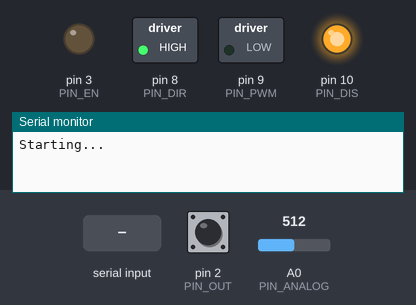
A sketch run on a simulated Arduino Uno, built with avr-gcc and run on an emulated ATmega328P. Parts: switched loads named in the sketch (green lamp = pin HIGH), output pins drawn as LEDs (lit = HIGH), the last lines printed to the serial monitor. The inputs (shaded band) are chosen by the test bench; at power-on: pin 2 (PIN_OUT) LOW, A0 (PIN_ANALOG) = 512.

Above: at 1.06 s.
1.1 s: pin 2 (PIN_OUT) pulsed HIGH 2 times (0.12 s each, 0.3 s apart)
At 2.0 s:
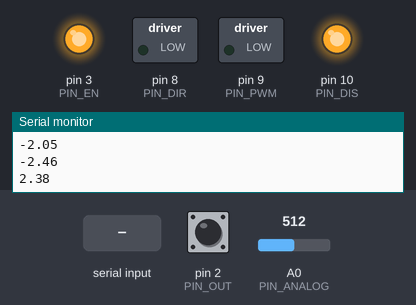
3.2 s: "90,45\n" received over Serial
At 4.3 s:
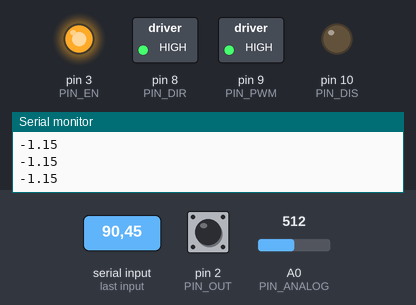
4.7 s: "0\n" received over Serial
At 5.3 s:
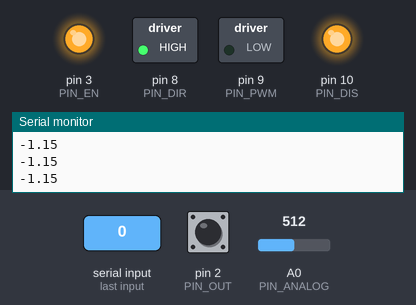
6.2 s: "30,150\n" received over Serial
At 6.6 s:
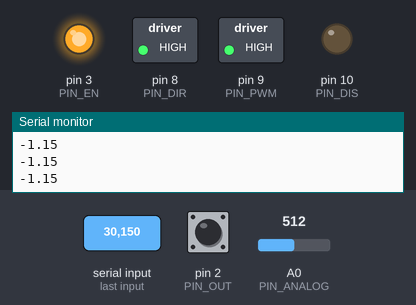
Timing chart, 0 to 8.7 s (numbered marks = the images above; inputs shaded):
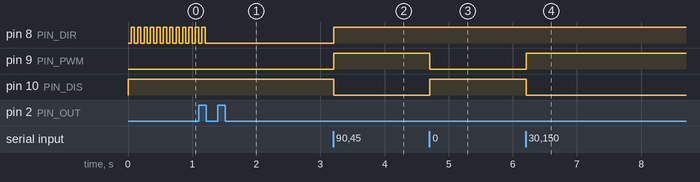

Measured:
- after the input at 1.1 s, pin 3 (PIN_EN): LOW → HIGH after 0.15 s; pin 8 (PIN_DIR): goes on until 1.2 s, then stays LOW
- after the input at 3.2 s, pin 8 (PIN_DIR), pin 9 (PIN_PWM): LOW → HIGH at once; pin 10 (PIN_DIS): HIGH → LOW at once
- after the input at 4.7 s, pin 9 (PIN_PWM): HIGH → LOW at once; pin 10 (PIN_DIS): LOW → HIGH at once
- after the input at 6.2 s, pin 9 (PIN_PWM): LOW → HIGH at once; pin 10 (PIN_DIS): HIGH → LOW at once

The sketch:

coil_driver.ino
```cpp
const uint16_t PWM_TOP = 400;

const uint8_t  PIN_OUT = 2;
const uint8_t PIN_EN = 3;

const uint8_t  PIN_DIR = 8;
const uint8_t PIN_PWM = 9;
const uint8_t PIN_DIS = 10;

const uint8_t PIN_ANALOG = 0;

const uint16_t PRINT_INTERVAL = 100;
const uint16_t READ_INTERVAL = 10;

unsigned long printTimer = 0;
unsigned long readTimer = 0;
unsigned long time = 0;

bool dir = false;
float currentTarget = 0;

void setup() {
  Serial.begin(9600);
  Serial.println("Starting...");
  initPins();
  initHIP4080();
  initTimer();

  Serial.println("Current drive ready.");
  Serial.println("Enter current amount [-1.0, 1.0]:");
}

float modIndex;
float k = 0.0063;
int kIndex = 0;
void loop() {
  if (Serial.available()) {modIndex = getCurrentFromComputer(); setCurrent(modIndex);}
  time = millis();
//   runCurrentPID(time);
//   if (++kIndex > 45) {
//     kIndex = 0;
//     k = 0.0063;
//   } else {k *= 1.1;}
//   setCurrent(sin(k*time));

  if (time >= readTimer) {
    readCurrent();
    readTimer = time + READ_INTERVAL;
  }

  if (time >= printTimer) {
    // Serial.print(currentTarget);
    // Serial.print(", ");
    Serial.println(getCurrentSmooth());
    printTimer = time + PRINT_INTERVAL;
  }
}
```

init.ino
```cpp
void initPins() {
  pinMode(PIN_OUT, INPUT); //Comparator Out
  pinMode(PIN_EN, OUTPUT); //En
  digitalWrite(PIN_EN, 0);  //set enable to 0
  pinMode(PIN_DIS, OUTPUT);
  digitalWrite(PIN_DIS, 1);
  pinMode(PIN_PWM, OUTPUT); //PWM
  digitalWrite(PIN_PWM, 0); //set PWM to 0, means 0 current
  pinMode(PIN_DIR, OUTPUT); //DIR
}

void initHIP4080(){
  digitalWrite(PIN_DIR, 0);
  delay(50);
  while (digitalRead(PIN_OUT) != 0) {
    digitalWrite(PIN_DIR, 1);
    delay(50);
    digitalWrite(PIN_DIR, 0);
    delay(50);
  }
  digitalWrite(PIN_DIR, 1);
  delay(50);
  while (digitalRead(PIN_OUT) != 1) {
    digitalWrite(PIN_DIR, 0);
    delay(50);
    digitalWrite(PIN_DIR, 1);
    delay(50);
  }
  digitalWrite(PIN_DIR, 0);
  delay(50);
  while (digitalRead(PIN_OUT) != 0) {
    digitalWrite(PIN_DIR, 1);
    delay(50);
    digitalWrite(PIN_DIR, 0);
    delay(50);
  }
  digitalWrite(PIN_EN, 1);
}

void initTimer(){
  TCCR1A = _BV(COM1A1) | _BV(WGM11);
  TCCR1B = _BV(WGM13) | _BV(WGM12) | _BV(CS10);
  ICR1   = PWM_TOP;
  setCurrent(0);
}
```

readCurrent.ino
```cpp
const int BUFFER_LEN = 100;

int buffer[BUFFER_LEN] = {0};
int total = 0;
int bufferIndex = 0;

const float SCALE_FACTOR = 10.0/6.1*5.0/1023.0;

void readCurrent(){
  total -= buffer[bufferIndex];
  buffer[bufferIndex] = analogRead(PIN_ANALOG);
  total += buffer[bufferIndex];

  if (++bufferIndex == BUFFER_LEN) {
    bufferIndex = 0;
  }
}

float getCurrentSmooth(){
  if (dir) return (float)total*(SCALE_FACTOR/BUFFER_LEN);
  else return -(float)total*(SCALE_FACTOR/BUFFER_LEN);
}

float getCurrent(){
    if (dir) return (float)buffer[(bufferIndex-1)%BUFFER_LEN]*SCALE_FACTOR;
    else return -(float)buffer[(bufferIndex-1)%BUFFER_LEN]*SCALE_FACTOR;
}
```

setCurrent.ino
```cpp
// vel: -1.0 (full reverse) to +1.0 (full forward), 0 = stop
void setCurrent(float modulationIndex) {
  modulationIndex = constrain(modulationIndex, -1.0f, 1.0f);

  if (modulationIndex == 0.0f) {
    TCCR1A &= ~(_BV(COM1A1) | _BV(COM1A0)); // Disconnect OC1A from Timer1
    digitalWrite(PIN_DIS, HIGH); // Drive HIGH = motor inactive, shut off all mosfets and break
    digitalWrite(PIN_PWM, LOW);
  } else {
    digitalWrite(PIN_DIS, LOW);
    // COM1A1 only = non-inverting mode: OC1A HIGH on match, LOW at BOTTOM
    TCCR1A = (TCCR1A & ~_BV(COM1A0)) | _BV(COM1A1);


    if (modulationIndex > 0.0f) {
      dir = true;
      digitalWrite(PIN_DIR, HIGH);
      OCR1A = (uint32_t)(PWM_TOP * modulationIndex);
    } else {
      dir = false;
      digitalWrite(PIN_DIR, LOW);
      OCR1A = (uint32_t)(PWM_TOP * -modulationIndex);
    }
  }
}

float getCurrentFromComputer(){
    String input = Serial.readStringUntil('\n');
    input.trim();

    if (input.length() > 0) {
      float modulationIndex = input.toFloat();

      // Clamp to [-1, 1]
    //   modulationIndex = constrain(modulationIndex, -1.0f, 1.0f);

      Serial.print("Current set to: ");
      Serial.println(modulationIndex, 3);

      return modulationIndex;
    }
}
```

setCurrentPID.ino
```cpp
const float P = 0;
const float I = 1/1000.0;
const float D = 1000/1000.0;

const uint16_t PID_INTERVAL = 50;

unsigned long pidTimer = 0;

float intErr = 0;
float prevErr = 0;

void setCurrentPID(float current) {
  currentTarget = constrain(current, -2, 2);
}

void runCurrentPID(unsigned long time){
  if (time < pidTimer) return;

  float err = currentTarget-getCurrentSmooth();
  if (abs(err)<0.1*currentTarget) {
    pidTimer = time + PID_INTERVAL;
    return;
  }
  int dt = (time-pidTimer+PID_INTERVAL);

  float modIndex = P*err + D*(err-prevErr)/dt;
  if (modIndex+I*intErr > 1) {
    if (err < 0) {
        intErr += err*dt;
        modIndex += I*intErr;
    }
  } else if (modIndex+I*intErr < -1) {
    if (err > 0) {
        intErr += err*dt;
        modIndex += I*intErr;
    }
  } else {
    intErr += err*dt;
    modIndex += I*intErr;
  }
  pidTimer = time + PID_INTERVAL;

  setCurrent(modIndex);
}
```
